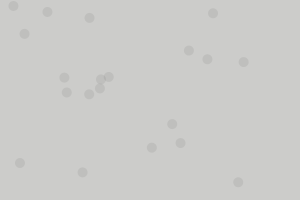
Frame 1 (no input)
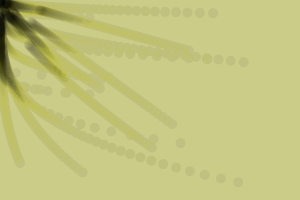
Frame 60 (the mouse pressed at the canvas centre just before this capture)
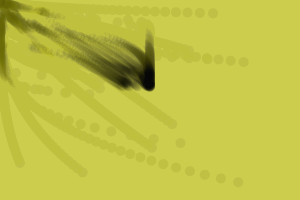
Frame 120 (the mouse held since frame 60 and released just before this capture)

The Processing sketch that drew these frames (run headless with seeded random() and noise(); from frame 60 on, the mouse is pressed at the canvas centre):

// Processing sketch: processing_173031
// ── processing_173031.pde

/*
 Autor: Joan Soler-Adillon (www.joan.cat)
 Tutorial de Processing
 2012
 */


//cramos un objeto
follower [] f = new follower[20];
  


void setup(){
  size(300,200);
  //instanciamos el objeto en medio de la pantalla, con velocidades 40 y tamaÃ±o 20
    for (int i=0; i<20; i++) {
    f[i] = new follower(random(0,width),random(0,height),random(1,40),random(30,60),10);
    noStroke();
  }
}
  
  


void draw(){
  
  //fondo con alfa
  fill(255,255,0,2);
  rect(0,0,width,height);
  //ejecutamos el objeto
  for (int i=0; i<20; i++) {
    f[i].run();
    
  }
  
}

///////////////////////////////////////
///////////////////////////////////////
//Classe follower
class follower{
  //variables
  float myX, myY, vx, vy;
  int sz; 
  //constructor
  follower(float _x, float _y, float _vx, float _vy, int _sz){
    myX = _x;
    myY = _y;
    vx = _vx;
    vy = _vy;
    sz = _sz;
  }
  //funciÃ³n run (la que invocamos des del draw)
  void run(){
    update();
    drawing();
  }
  //actualizaciÃ³n (de posiciones, aquÃ)
  void update(){
    //calculamos la distancia entre mouse i bola
    float distanceX = mouseX-myX;
    float distanceY = mouseY-myY;
 

    // actualizamos posiciÃ³n a lo tortuga de zenÃ³n
    myX += distanceX/vx;
    myY += distanceY/vy;
  }

  //dibujo
  void drawing(){
    fill(0,16);
    ellipse(myX,myY,sz,sz);
  }

}
